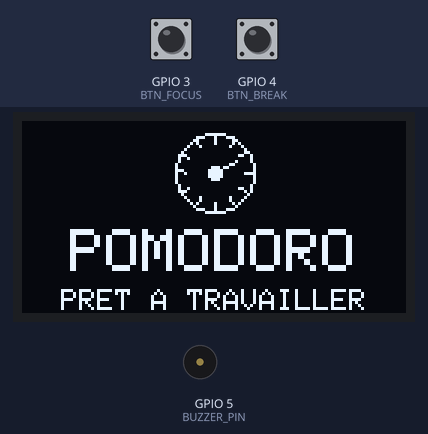
Simulated run of this sketch. Board: ESP32. Parts: 128×64 one-colour display, buzzer (waves = sounding). The test bench sets the inputs (shaded band); at power-on: GPIO 3 (BTN_FOCUS) HIGH, GPIO 4 (BTN_BREAK) HIGH. What the sketch prints to the serial monitor is not drawn.

Above: at 1.2 s.
1.3 s: GPIO 3 (BTN_FOCUS) pulled LOW for 0.15 s
At 3.1 s:
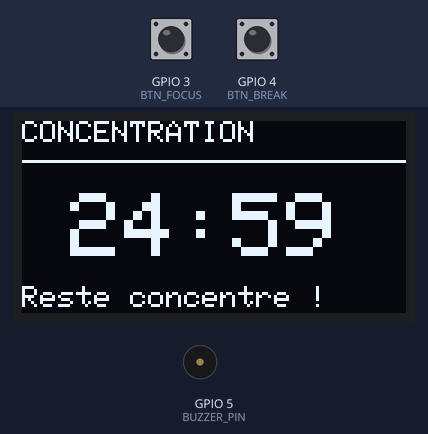
4.4 s: GPIO 4 (BTN_BREAK) pulled LOW for 0.15 s
At 6.0 s:
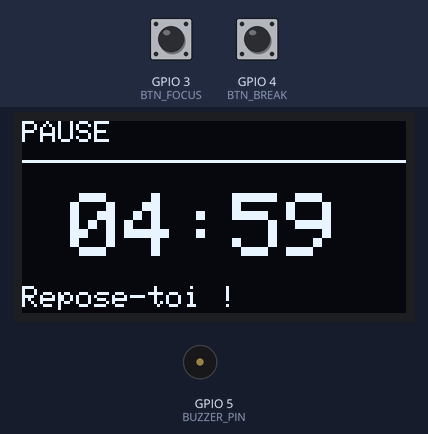
7.5 s: GPIO 3 (BTN_FOCUS) pulled LOW for 1 s
At 8.4 s:
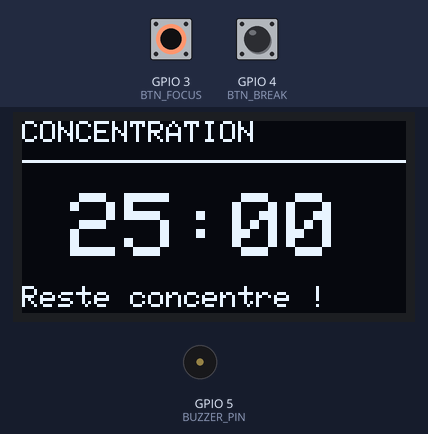
10.0 s: GPIO 4 (BTN_BREAK) pulled LOW for 1 s
At 10.9 s:
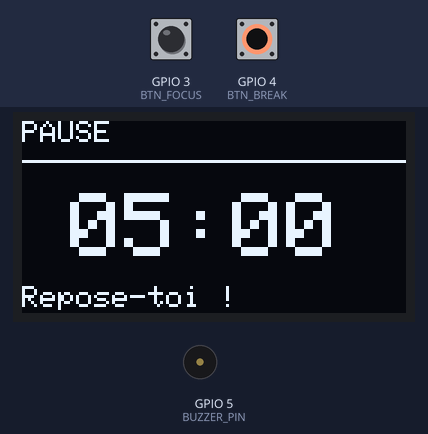
14.0 s: GPIO 3 (BTN_FOCUS) driven LOW and GPIO 4 (BTN_BREAK) driven LOW
At 14.4 s:
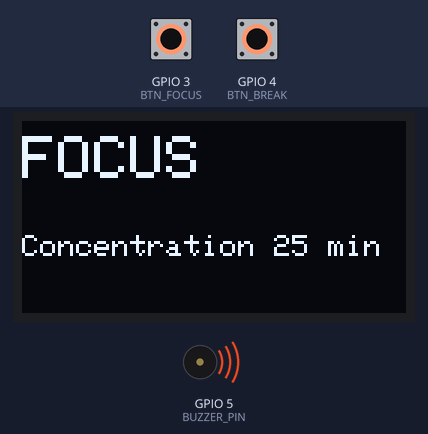
16.0 s: GPIO 3 (BTN_FOCUS) pulsed HIGH 5 times (0.12 s each, 0.3 s apart)
At 16.28 s:
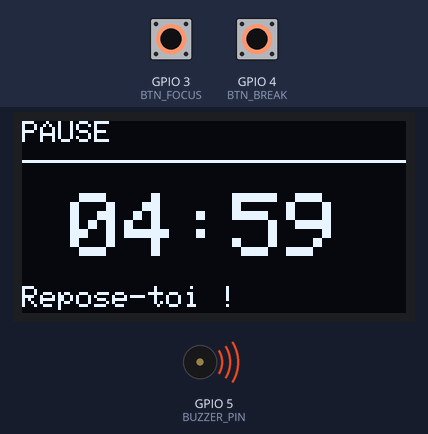
Timing chart, 0 to 19.0 s (numbered marks = the images above; inputs shaded):
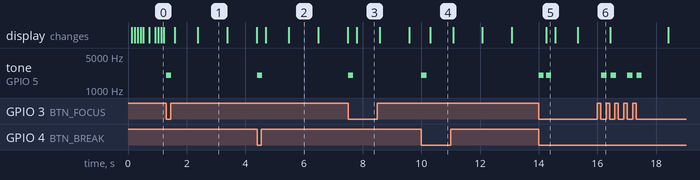

The sketch:

code_final.ino
```cpp
#include <Wire.h>
#include <Adafruit_GFX.h>
#include <Adafruit_SSD1306.h>
#include <math.h>

// ---------- OLED ----------
#define SCREEN_WIDTH 128
#define SCREEN_HEIGHT 64

#define OLED_SDA 8
#define OLED_SCL 9

Adafruit_SSD1306 display(
  SCREEN_WIDTH, SCREEN_HEIGHT, &Wire, -1
);

// ---------- Boutons et buzzer ----------
#define BTN_FOCUS 3
#define BTN_BREAK 4
#define BUZZER_PIN 5

// ---------- Durees ----------
const unsigned long FOCUS_TIME = 25UL * 60UL * 1000UL;
const unsigned long BREAK_TIME = 5UL * 60UL * 1000UL;

// ---------- Etats ----------
enum TimerMode {
  IDLE,
  FOCUS,
  BREAK_TIME_MODE,
  FINISHED
};

TimerMode mode = IDLE;

unsigned long startTime = 0;
unsigned long duration = 0;
unsigned long lastDisplayUpdate = 0;
unsigned long lastWelcomeUpdate = 0;

bool lastFocusButton = HIGH;
bool lastBreakButton = HIGH;

unsigned long lastFocusChange = 0;
unsigned long lastBreakChange = 0;

const unsigned long DEBOUNCE_MS = 40;

// ---------- Sons ----------
void beepStart() {
  tone(BUZZER_PIN, 2000, 180);
  delay(230);
}

void beepEnd() {
  for (int i = 0; i < 3; i++) {
    tone(BUZZER_PIN, 2500, 200);
    delay(300);
  }
  noTone(BUZZER_PIN);
}

// ---------- Texte centre ----------
void centeredText(const char* text, int y, int size) {
  display.setTextSize(size);

  int16_t x1, y1;
  uint16_t w, h;

  display.getTextBounds(
    text, 0, y, &x1, &y1, &w, &h
  );

  int x = (SCREEN_WIDTH - w) / 2;
  display.setCursor(x, y);
  display.print(text);
}

// ---------- Horloge animee ----------
void drawClock(int cx, int cy, int radius, int frame) {
  display.drawCircle(cx, cy, radius, SSD1306_WHITE);

  // Graduations de l'horloge
  for (int i = 0; i < 12; i++) {
    float angle = i * 30.0 * PI / 180.0;

    int x1 = cx + cos(angle) * (radius - 3);
    int y1 = cy + sin(angle) * (radius - 3);

    int x2 = cx + cos(angle) * (radius - 1);
    int y2 = cy + sin(angle) * (radius - 1);

    display.drawLine(x1, y1, x2, y2, SSD1306_WHITE);
  }

  // Aiguille animee
  float angle = (frame % 60) * 6.0 * PI / 180.0;

  int handX = cx + cos(angle - PI / 2) * (radius - 5);
  int handY = cy + sin(angle - PI / 2) * (radius - 5);

  display.drawLine(cx, cy, handX, handY, SSD1306_WHITE);
  display.fillCircle(cx, cy, 2, SSD1306_WHITE);
}

// ---------- Ecran d'accueil anime ----------
void drawWelcome() {
  unsigned long now = millis();

  // Actualisation de l'animation toutes les 100 ms
  if (now - lastWelcomeUpdate < 100) {
    return;
  }

  lastWelcomeUpdate = now;
  int frame = now / 100;

  display.clearDisplay();
  display.setTextColor(SSD1306_WHITE);

  // Horloge animee
  drawClock(64, 17, 13, frame);

  // Titre centre
  centeredText("POMODORO", 36, 2);

  // Message d'accueil : pas de points animes
  centeredText("PRET A TRAVAILLER", 56, 1);

  display.display();
}

// ---------- Affichage simple ----------
void showScreen(const char* title, const char* message) {
  display.clearDisplay();
  display.setTextColor(SSD1306_WHITE);

  display.setTextSize(2);
  display.setCursor(0, 5);
  display.println(title);

  display.setTextSize(1);
  display.setCursor(0, 38);
  display.println(message);

  display.display();
}

// ---------- Demarrer le minuteur ----------
void startTimer(TimerMode newMode, unsigned long newDuration) {
  mode = newMode;
  duration = newDuration;
  startTime = millis();
  lastDisplayUpdate = 0;

  beepStart();
}

// ---------- Decompte : conserve l'affichage d'origine ----------
void updateTimer() {
  if (mode != FOCUS && mode != BREAK_TIME_MODE) {
    return;
  }

  unsigned long elapsed = millis() - startTime;

  if (elapsed >= duration) {
    mode = FINISHED;
    beepEnd();
    showScreen("TERMINE !", "Appuie sur un bouton");
    return;
  }

  unsigned long remaining = (duration - elapsed + 999) / 1000;
  int minutes = remaining / 60;
  int seconds = remaining % 60;

  if (millis() - lastDisplayUpdate >= 200) {
    lastDisplayUpdate = millis();

    display.clearDisplay();
    display.setTextColor(SSD1306_WHITE);

    display.setTextSize(1);
    display.setCursor(0, 0);

    if (mode == FOCUS) {
      display.println("CONCENTRATION");
    } else {
      display.println("PAUSE");
    }

    display.drawLine(0, 13, 127, 13, SSD1306_WHITE);

    display.setTextSize(3);
    display.setCursor(16, 24);

    if (minutes < 10) display.print("0");
    display.print(minutes);
    display.print(":");
    if (seconds < 10) display.print("0");
    display.print(seconds);

    display.setTextSize(1);
    display.setCursor(0, 55);

    if (mode == FOCUS) {
      display.print("Reste concentre !");
    } else {
      display.print("Repose-toi !");
    }

    display.display();
  }
}

// ---------- Lecture des boutons ----------
void readButtons() {
  unsigned long now = millis();

  bool focusReading = digitalRead(BTN_FOCUS);
  bool breakReading = digitalRead(BTN_BREAK);

  // Bouton gauche : concentration
  if (focusReading != lastFocusButton &&
      now - lastFocusChange >= DEBOUNCE_MS) {

    lastFocusChange = now;
    lastFocusButton = focusReading;

    if (focusReading == LOW) {
      startTimer(FOCUS, FOCUS_TIME);
      showScreen("FOCUS", "Concentration 25 min");
    }
  }

  // Bouton droit : pause
  if (breakReading != lastBreakButton &&
      now - lastBreakChange >= DEBOUNCE_MS) {

    lastBreakChange = now;
    lastBreakButton = breakReading;

    if (breakReading == LOW) {
      startTimer(BREAK_TIME_MODE, BREAK_TIME);
      showScreen("PAUSE", "Repos pendant 5 min");
    }
  }
}

// ---------- Initialisation ----------
void setup() {
  Serial.begin(115200);

  pinMode(BTN_FOCUS, INPUT_PULLUP);
  pinMode(BTN_BREAK, INPUT_PULLUP);
  pinMode(BUZZER_PIN, OUTPUT);

  noTone(BUZZER_PIN);

  Wire.begin(OLED_SDA, OLED_SCL);

  if (!display.begin(SSD1306_SWITCHCAPVCC, 0x3C)) {
    Serial.println("Erreur OLED : verifier le cablage !");
    while (true) {
      delay(100);
    }
  }

  display.clearDisplay();
  display.display();

  Serial.println("Minuteur Pomodoro pret !");
}

// ---------- Boucle principale ----------
void loop() {
  readButtons();

  if (mode == IDLE) {
    drawWelcome();
  } else {
    updateTimer();
  }
}
```

Measured:
- after the input at 1.3 s, tone on GPIO 5 (BUZZER_PIN): silent → 2000 Hz at once, → silent 0.18 s later; the display: first changes after 0.30 s (image 1 shows a later state)
- after the input at 4.4 s, tone on GPIO 5 (BUZZER_PIN): silent → 2000 Hz at once, → silent 0.18 s later; the display: first changes after 0.30 s (image 2 shows a later state)
- after the input at 7.5 s, tone on GPIO 5 (BUZZER_PIN): silent → 2000 Hz at once, → silent 0.18 s later; the display: changes after 0.30 s (image 3)
- after the input at 10.0 s, tone on GPIO 5 (BUZZER_PIN): silent → 2000 Hz at once, → silent 0.18 s later; the display: changes after 0.30 s (image 4)
- after the input at 14.0 s, tone on GPIO 5 (BUZZER_PIN): alternates 2000 Hz for 0.18 s and silent for 0.08 s, 4 changes in all, then stays silent, starting at once; the display: changes after 0.26 s (image 5)
- after the input at 16.0 s, tone on GPIO 5 (BUZZER_PIN): plays 2000 Hz for 0.18 s, 2000 Hz for 0.18 s, 2000 Hz for 0.18 s, 2000 Hz for 0.18 s, starting after 0.14 s
- what the display in image 1 shows lasts 1.0 s, from 2.4 s to 3.4 s
